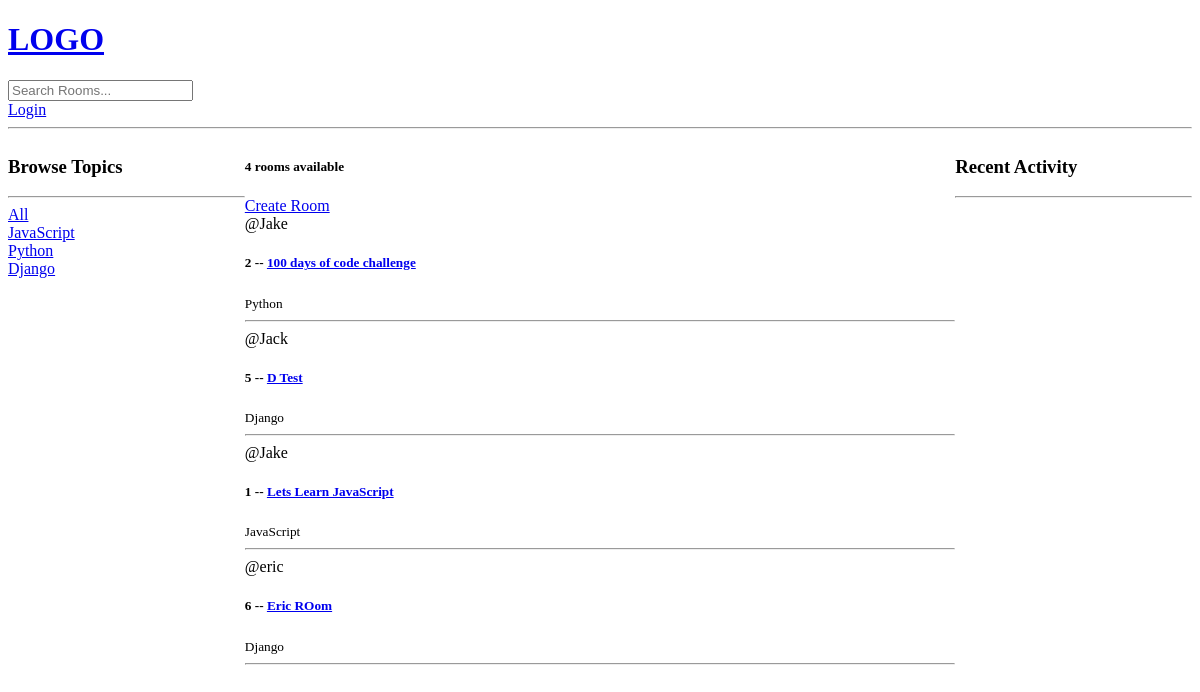
The app's page /, older data.
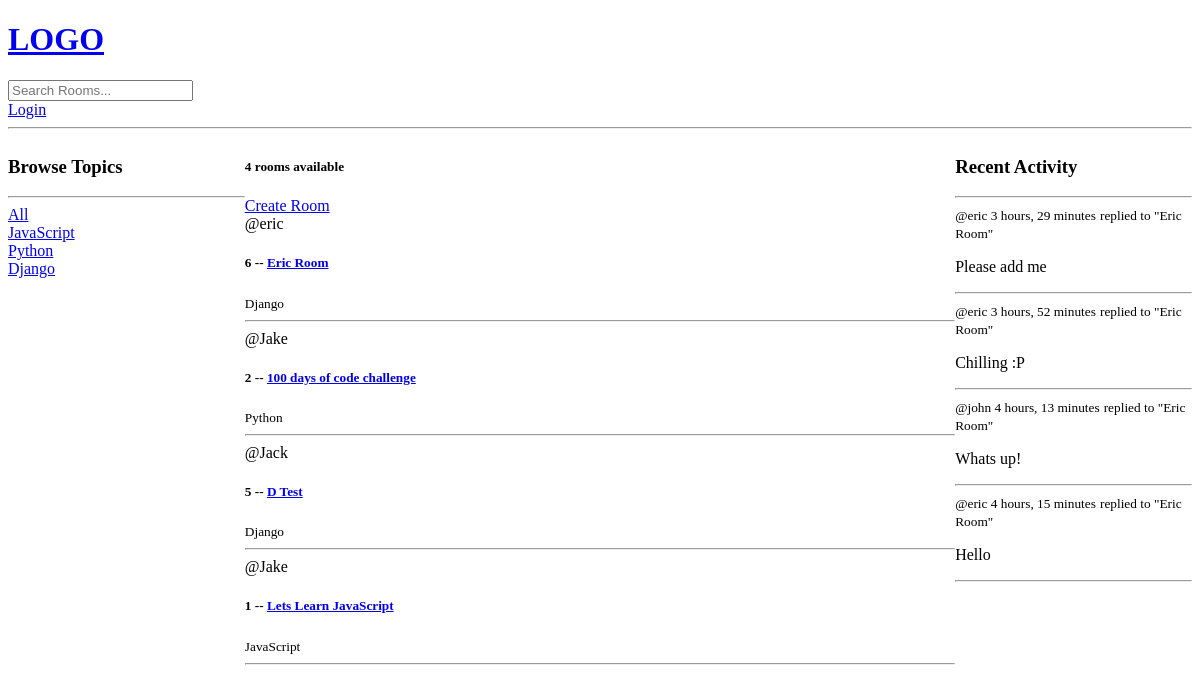
The same page, newer data.
### base/models.py (models this page shows, shortened)
class Topic(models.Model):
    name = models.CharField(max_length = 200)

class Room(models.Model):
    host = models.ForeignKey(User, on_delete = models.SET_NULL, null = True)
    topic = models.ForeignKey(Topic, on_delete = models.SET_NULL, null = True)
    name = models.CharField(max_length = 200)
    description = models.TextField(null = True, blank = True)
    participants = models.ManyToManyField(User, related_name = 'participants', blank = True)
    updated = models.DateTimeField(auto_now = True)
    created = models.DateTimeField(auto_now_add = True)
    class Meta:
        ordering = ['-updated', '-created']
    def __str__(self):
        return self.name

class Message(models.Model):
    user = models.ForeignKey(User, on_delete = models.CASCADE)
    room = models.ForeignKey(Room, on_delete = models.CASCADE)
    body = models.TextField()
    updated = models.DateTimeField(auto_now = True)
    created = models.DateTimeField(auto_now_add = True)
    class Meta:
        ordering = ['-updated', '-created']
    def __str__(self):
        return self.body[0:50]

### base/views.py (the view)
# urls.py: path('', views.home, name = "home"),
def home(request):
    q = request.GET.get('q') if request.GET.get('q') != None else ''
    rooms = Room.objects.filter(
        Q(topic__name__icontains = q)  |
        Q(name__icontains = q)  |
        Q(description__icontains = q)
    )
    topics = Topic.objects.all()
    room_count = rooms.count()
    room_messages = Message.objects.filter(Q(room__topic__name__icontains = q))
    context = {'rooms': rooms, 'topics': topics, 'room_count': room_count, 'room_messages': room_messages}
    return render(request, 'base/home.html', context)

### base/templates/base/home.html (shortened to what this page needs)
{% extends 'main.html' %}
{% block content %}
<div class = "home-container">
    <div>
        {% include 'base/topics_component.html' %}
    </div>
    <div>
        <h5>{{room_count}} rooms available</h5>
        <a href = "{% url 'create-room' %}">Create Room</a>
       {% include 'base/feed_component.html' %}
    </div>
    <div>
        {% include 'base/activity_component.html' %}
    </div>
</div>
{% endblock content %}

### base/templates/base/topics_component.html
<h3>Browse Topics</h3>
<hr>
<div>
    <a href = "{% url 'home' %}">All</a>
</div>
{% for topic in topics%}
<div>
    <a href = "{% url 'home' %}?q={{topic.name}}">{{topic.name}}</a>
</div>
{% endfor %}

### base/templates/base/feed_component.html (shortened to what this page needs)
<div>
    {% for room in rooms %}
    <div>
        <span>@{{room.host.username}}</span>
        <h5>{{room.id}} -- <a href = "{% url 'room' room.id %}">{{room.name}}</a></h5>
        <small>{{room.topic.name}}</small>
        <hr>
    </div>
    {% endfor %}
</div>

### base/templates/base/activity_component.html (shortened to what this page needs)
<h3>Recent Activity</h3>
<hr>
{% for message in room_messages %}
<div>
    <small>@{{message.user}}  {{message.created|timesince}}</small>
    <small>replied to "{{message.room}}"</small>
    <p>{{message}}</p>
    <hr>
</div>
{% endfor %}

Row changes from the older to the newer data that the page shows:
changed Room "eric": name "Eric ROom" → "Eric Room"; moves up the list
added Message: user "eric", created "3 hours, 29 minutes", room "Eric Room", body "Please add me"
added Message: user "eric", created "3 hours, 52 minutes", room "Eric Room", body "Chilling :P"
added Message: user "john", created "4 hours, 13 minutes", room "Eric Room", body "Whats up!"
added Message: user "eric", created "4 hours, 15 minutes", room "Eric Room", body "Hello"
